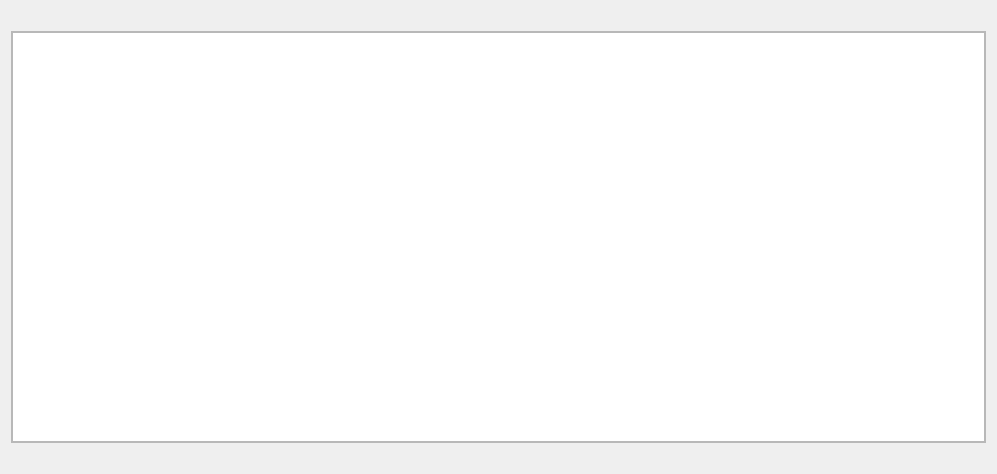
<?xml version="1.0" encoding="UTF-8"?>
<ui version="4.0">
 <author>
SPDX-FileCopyrightText: 2016 shainer &lt;syn.shainer@gmail.com&gt;
SPDX-License-Identifier: GPL-3.0-or-later
 </author>
 <class>Page_NetInst</class>
 <widget class="QWidget" name="Page_NetInst">
  <property name="geometry">
   <rect>
    <x>0</x>
    <y>0</y>
    <width>997</width>
    <height>474</height>
   </rect>
  </property>
  <property name="windowTitle">
   <string/>
  </property>
  <layout class="QVBoxLayout" name="verticalLayout_2">
   <item>
    <widget class="QLabel" name="label">
     <property name="alignment">
      <set>Qt::AlignCenter</set>
     </property>
    </widget>
   </item>
   <item>
    <widget class="QScrollArea" name="scrollArea">
     <property name="maximumSize">
      <size>
       <width>16777215</width>
       <height>16777215</height>
      </size>
     </property>
     <property name="widgetResizable">
      <bool>true</bool>
     </property>
     <widget class="GroupsTreeView" name="groupswidget">
      <property name="geometry">
       <rect>
        <x>0</x>
        <y>0</y>
        <width>981</width>
        <height>410</height>
       </rect>
      </property>
      <property name="font">
       <font>
        <pointsize>11</pointsize>
       </font>
      </property>
      <layout class="QVBoxLayout" name="verticalLayout_3"/>
     </widget>
    </widget>
   </item>
   <item>
    <widget class="QLabel" name="chooser_status">
     <property name="text">
      <string/>
     </property>
    </widget>
   </item>
  </layout>
 </widget>
 <customwidgets>
  <customwidget>
   <class>GroupsTreeView</class>
   <extends>QTreeView</extends>
   <header>groupstreeview.h</header>
  </customwidget>
 </customwidgets>
 <resources/>
 <connections/>
</ui>
